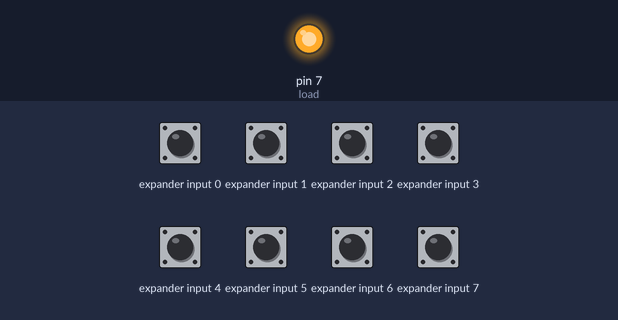
Recording of a sketch running on a simulated Arduino Uno, built with avr-gcc and run on an emulated ATmega328P. Shown: output pins drawn as LEDs (lit = HIGH). Wiring (inferred from the names in the program): input shift register (74HC165): load pin 4; clock pin 6; serial out pin 5; CE pin 4. Inputs (shaded band) come from the test bench; at power-on: expander input 0–7 HIGH. Pins used as bus, display or sensor lines are not drawn; what the sketch prints to the serial monitor is not drawn.

Above: at 0.1 s.
Timing chart, 0 to 1.6 s (numbered marks = the images above):
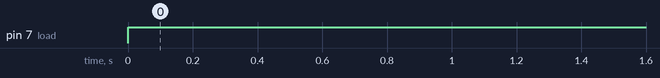

The sketch:

8_sensor.ino
```cpp
//PL pin 1
int load=7;
//CE pin 15
int clockEnablePin=4;
//Q7 pin 7
int dataIn=5;
//CP pin 2
int clockIn=6;

void setup()
{
  //setup serial Monitor
  Serial.begin(9600);

  //Setup 74HC165 connections
  pinMode(load,OUTPUT);
  pinMode(clockEnablePin,OUTPUT);
  pinMode(clockIn,OUTPUT);
  pinMode(dataIn,INPUT);
}

void loop(){
//Write Pulse to load pin
digitalWrite(load,LOW);
delayMicroseconds(5);
digitalWrite(load,HIGH);
delayMicroseconds(5);

//Get data from 74HC165
digitalWrite(clockIn,HIGH);
digitalWrite(clockEnablePin,LOW);
byte incoming=shiftIn(dataIn,clockIn,LSBFIRST);
digitalWrite(clockEnablePin,HIGH);

//Print to serial monitor
Serial.print("Pin States : (r/n) ");
//Serial.println(incoming,BIN);
for (int i = 7; i >= 0; i--) { // Loop through all 8 bits
    Serial.print((incoming >> i) & 1); // Extract each bit
  }
  Serial.println();
delay(200);

}
```

Measured:
- by itself, pin 7 (load): LOW → HIGH at 0.00 s
